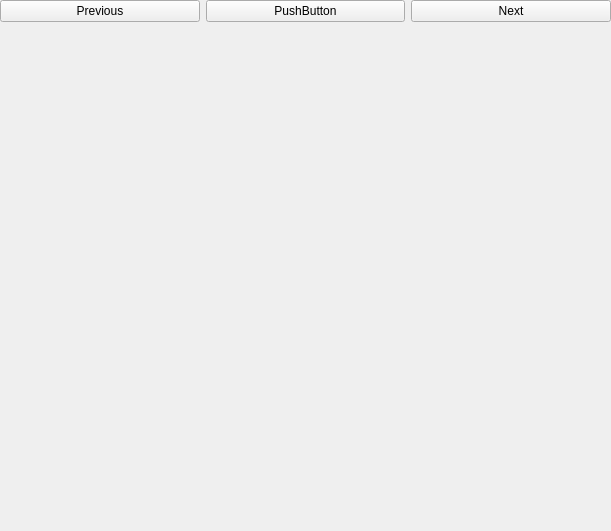
<?xml version="1.0" encoding="UTF-8"?>
<ui version="4.0">
 <class>Form</class>
 <widget class="QWidget" name="Form">
  <property name="geometry">
   <rect>
    <x>0</x>
    <y>0</y>
    <width>611</width>
    <height>531</height>
   </rect>
  </property>
  <property name="windowTitle">
   <string>Form</string>
  </property>
  <widget class="QWidget" name="verticalLayoutWidget">
   <property name="geometry">
    <rect>
     <x>0</x>
     <y>0</y>
     <width>611</width>
     <height>531</height>
    </rect>
   </property>
   <layout class="QVBoxLayout" name="verticalLayout">
    <item>
     <layout class="QHBoxLayout" name="horizontalLayout_2">
      <item>
       <widget class="QPushButton" name="pushButton_2">
        <property name="text">
         <string>Previous</string>
        </property>
       </widget>
      </item>
      <item>
       <widget class="QPushButton" name="pushButton_3">
        <property name="text">
         <string>PushButton</string>
        </property>
       </widget>
      </item>
      <item>
       <widget class="QPushButton" name="pushButton">
        <property name="text">
         <string>Next</string>
        </property>
       </widget>
      </item>
     </layout>
    </item>
    <item>
     <widget class="QStackedWidget" name="stackedWidget">
      <widget class="QWidget" name="page_3"/>
      <widget class="QWidget" name="page_4"/>
     </widget>
    </item>
   </layout>
  </widget>
 </widget>
 <resources/>
 <connections/>
</ui>
